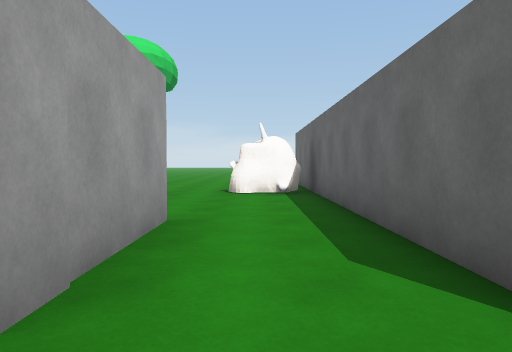
view 1 (above)

15 first-person views from a walk through a scene from a Unity 3-D project. The camera is 1.2 m above the floor, tilts 2° down and sees 70° across. The floor is counted in squares, 2 m on a side. Each view is taken from the middle of a square. On the plan, view 1 faces up. The plan holds only what a view shows up to about 10 squares ahead; the rest is blank. The place goes on beyond the plan. The player character is not drawn. Some animated figures are not drawn. Surface patterns are stand-ins for the level's own textures.

view 2
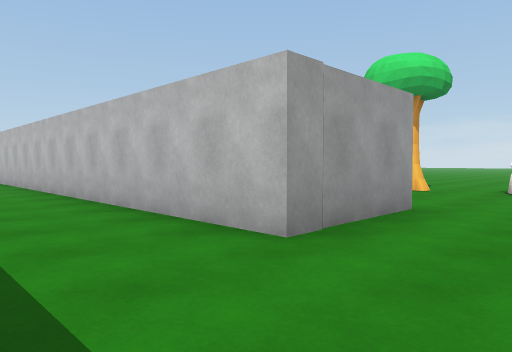

view 3
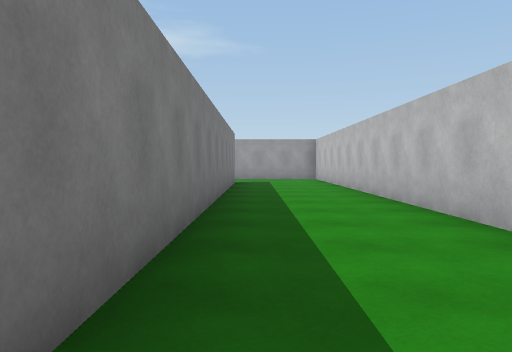

view 4
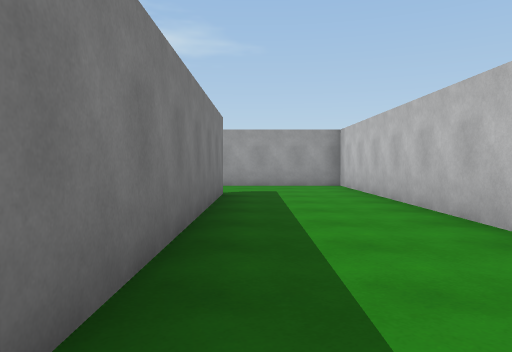

view 5
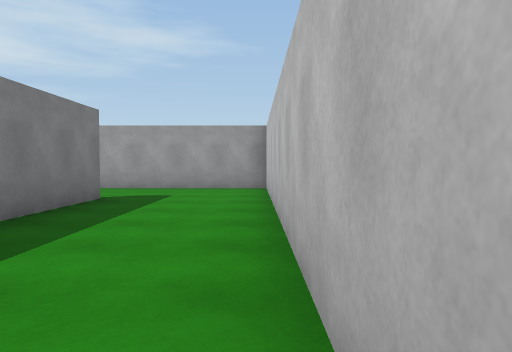

view 6
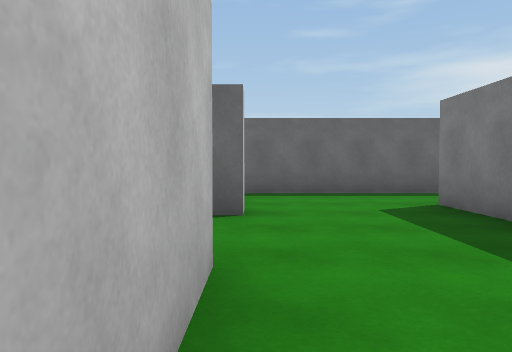

view 7
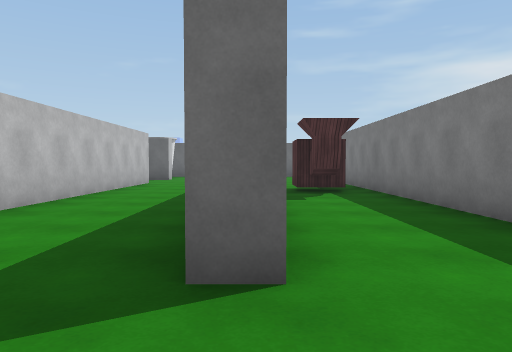

view 8
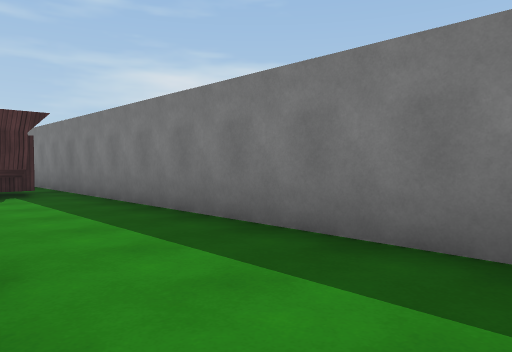

view 9
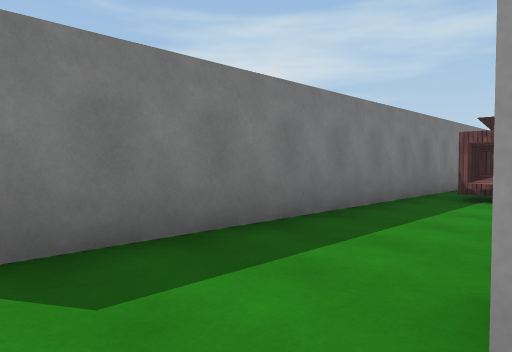

view 10
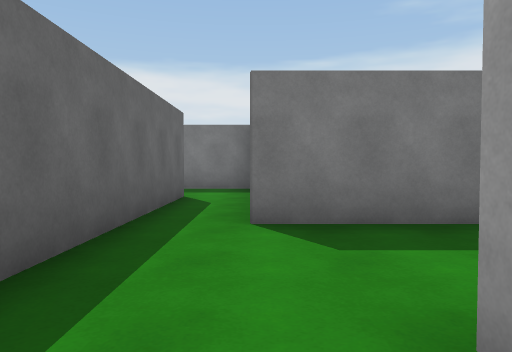

view 11
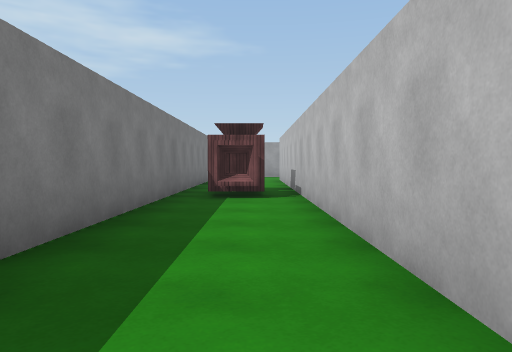

view 12
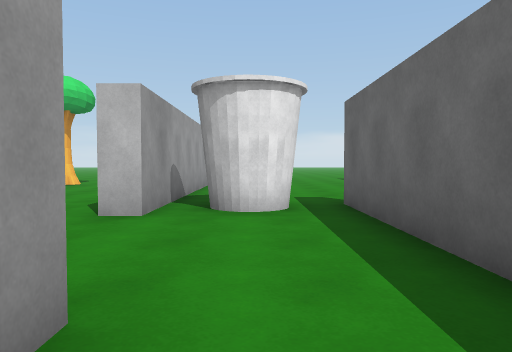

view 13
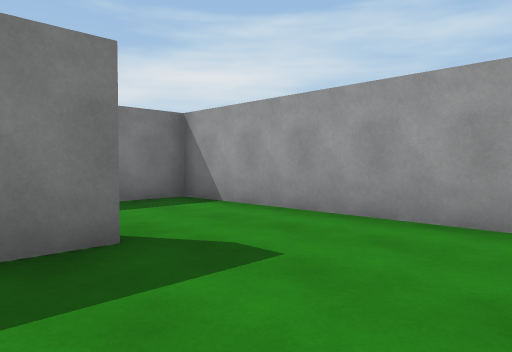

view 14
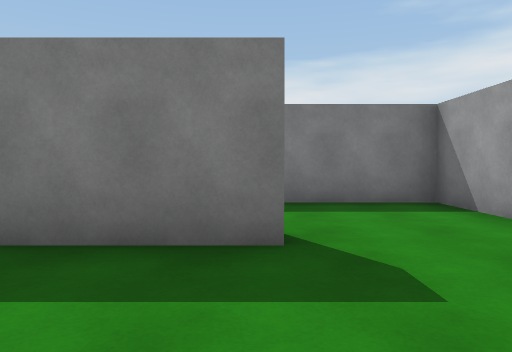

view 15
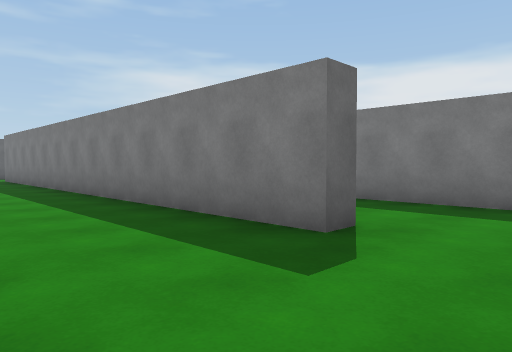

### Floor plan
Ten units are one square. View 1 is at (0, 0); x grows to the right and y downward. Boxes are objects, and circles mark ways between rooms. Rooms are numbered by the first view taken in them; rooms with no view inside come last. Other rooms are left out.
<svg viewBox="-133 -30 181 111">
<path fill="none" stroke="#000" d="M-9 -13 -128 -13 -128 24M-102 22 -102 16 23 16 23 22M17 -13 12 -13M43 24 43 -15M19 21 -70 21M-128 24 -128 46 31 46M43 76 43 24"/>
<rect x="-55" y="25" width="20" height="20" fill="#bbb"><title>table</title></rect>
<circle cx="-115" cy="20" r="3" fill="#2a7"/>
<circle cx="30" cy="20" r="3" fill="#2a7"/>
<text x="-50" y="0">1</text>
<text x="-50" y="30">2</text>
</svg>
Room 1 opens to room 2.

Where each view was taken, in squares from view 1:
view 1: 0 up, 0 right, facing up
view 2: 1 down, 1 right, facing up-left
view 3: 1 down, 1 right, facing left
view 4: 1 down, 3 left, facing left
view 5: 1 up, 4 left, facing left
view 6: 1 up, 3 left, facing right
view 7: 2 down, 12 left, facing right
view 8: 2 down, 12 left, facing down-right
view 9: 2 down, 3 right, facing down-left
view 10: 1 down, 3 right, facing down
view 11: 3 down, 3 right, facing left
view 12: 3 down, 3 right, facing up
view 13: 1 up, 9 left, facing down-left
view 14: 1 up, 10 left, facing down
view 15: 1 up, 12 left, facing down-right
